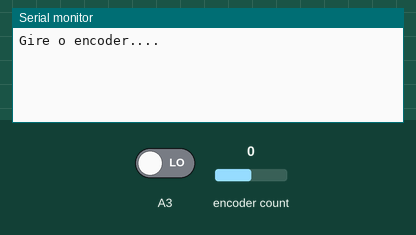
This sketch was run on a simulated Arduino Uno, built with avr-gcc and run on an emulated ATmega328P. Shown: the last lines printed to the serial monitor. The inputs (shaded band) are chosen by the test bench; at power-on: encoder count 0, A3 LOW.

Above: at 1.2 s.
1.3 s: encoder count set to 1
At 2.4 s:
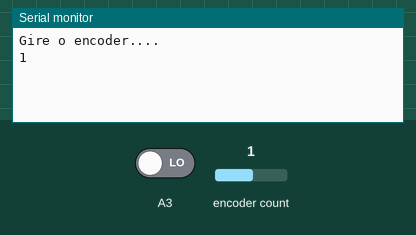
2.8 s: encoder count set to 2
At 3.5 s:
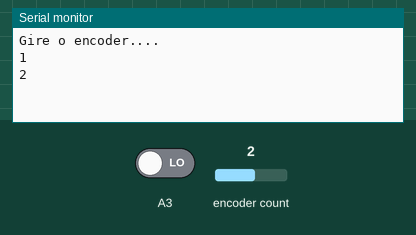

The sketch:

encoder.ino
```cpp
//Carrega a biblioteca do encoder
#include <RotaryEncoder.h>

//Pinos de ligacao do encoder
RotaryEncoder encoder(A2, A3);

void setup()
{
  Serial.begin(9600);//57600
  Serial.println("Gire o encoder....");

  PCICR |=(1 << PCIE1);
  PCMSK1 |= (1 << PCINT10)|(1 << PCINT11);
}

ISR(PCINT1_vect){
  encoder.tick();
}
void loop()
{
  static int pos = 0;
  int newPos = encoder.getPosition();
  if (pos != newPos) {
    Serial.print(newPos);
    Serial.println();
    pos = newPos;
    //if(newPos == 66) delay(6600);
  }
}
```

Measured:
- after the input at 1.3 s, the serial monitor: prints a new line at once (image 1)
- after the input at 2.8 s, the serial monitor: prints a new line at once (image 2)
